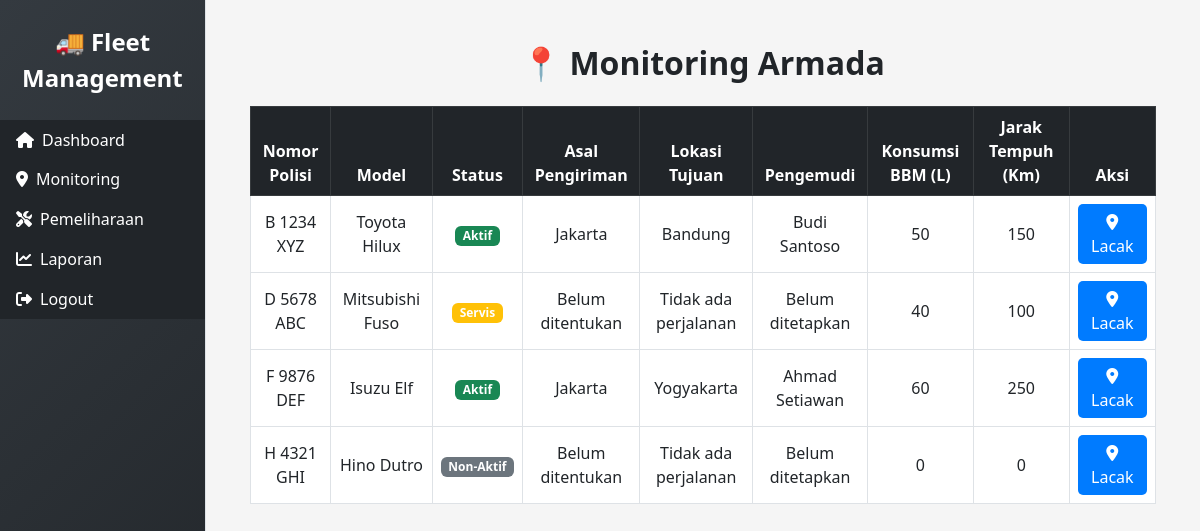
Screenshot of /monitoring.php with the database file from the repository.
### tables this page shows
CREATE TABLE `kendaraan` (
  `id_kendaraan` int(11) NOT NULL,
  `nomor_polisi` varchar(20) NOT NULL,
  `model` varchar(50) DEFAULT NULL,
  `status` enum('Aktif','Non-Aktif','Servis') DEFAULT 'Aktif'
);

CREATE TABLE `perjalanan` (
  `id_perjalanan` int(11) NOT NULL,
  `id_kendaraan` int(11) DEFAULT NULL,
  `id_pengemudi` int(11) DEFAULT NULL,
  `lokasi_awal` varchar(100) DEFAULT NULL,
  `lokasi_tujuan` varchar(100) DEFAULT NULL,
  `waktu_keberangkatan` datetime DEFAULT NULL,
  `waktu_tiba` datetime DEFAULT NULL
);

CREATE TABLE `pengemudi` (
  `id_pengemudi` int(11) NOT NULL,
  `nama` varchar(100) NOT NULL,
  `sim` varchar(50) DEFAULT NULL,
  `status` enum('Aktif','Cuti','Tidak Aktif') DEFAULT 'Aktif'
);

CREATE TABLE `konsumsi_bahan_bakar` (
  `id_bbm` int(11) NOT NULL,
  `id_kendaraan` int(11) DEFAULT NULL,
  `tanggal` date DEFAULT NULL,
  `jumlah_bahan_bakar` float DEFAULT NULL,
  `jarak_tempuh` float DEFAULT NULL
);

### monitoring.php (the view, shortened to what this page needs)
<?php
include 'config/db.php';
$monitoring_query = "SELECT k.id_kendaraan, k.nomor_polisi, k.model, k.status,
                            p.lokasi_awal, p.lokasi_tujuan, pg.nama AS pengemudi,
                            kb.jumlah_bahan_bakar, kb.jarak_tempuh
                     FROM kendaraan k
                     LEFT JOIN perjalanan p ON k.id_kendaraan = p.id_kendaraan AND p.waktu_tiba IS NULL
                     LEFT JOIN pengemudi pg ON p.id_pengemudi = pg.id_pengemudi
                     LEFT JOIN konsumsi_bahan_bakar kb ON k.id_kendaraan = kb.id_kendaraan";
$monitoring_result = $conn->query($monitoring_query);
?>
<!DOCTYPE html>
<html lang="en">
<head>
    <link href="https://cdn.jsdelivr.net/npm/bootstrap@5.3.0/dist/css/bootstrap.min.css" rel="stylesheet">
    <link rel="stylesheet" href="https://cdnjs.cloudflare.com/ajax/libs/font-awesome/6.4.0/css/all.min.css">
    <link rel="stylesheet" href="style.css">
    <link rel="stylesheet" href="https://unpkg.com/leaflet/dist/leaflet.css" />
</head>
<body>
<div class="d-flex" id="wrapper">
    <div class="bg-dark border-end" id="sidebar-wrapper">
        <div class="sidebar-heading text-white py-4 text-center fs-4">🚚 Fleet Management</div>
        <div class="list-group list-group-flush">
            <a href="dashboard.php" class="list-group-item list-group-item-action bg-dark text-white">
                <i class="fas fa-home me-2"></i>Dashboard
            </a>
            <a href="monitoring.php" class="list-group-item list-group-item-action bg-dark text-white active">
                <i class="fas fa-map-marker-alt me-2"></i>Monitoring
            </a>
            <a href="maintenance.php" class="list-group-item list-group-item-action bg-dark text-white">
                <i class="fas fa-tools me-2"></i>Pemeliharaan
            </a>
            <a href="reports.php" class="list-group-item list-group-item-action bg-dark text-white">
                <i class="fas fa-chart-line me-2"></i>Laporan
            </a>
            <a href="logout.php" class="list-group-item list-group-item-action bg-dark text-white">
                <i class="fas fa-sign-out-alt me-2"></i>Logout
            </a>
        </div>
    </div>
    <div id="page-content-wrapper">
        <div class="container-fluid px-4 mt-4">
            <h2 class="fw-bold text-center mb-4">📍 Monitoring Armada</h2>
            <div class="table-responsive">
                <table class="table table-bordered table-hover align-middle text-center">
                    <thead class="table-dark">
                        <tr>
                            <th>Nomor Polisi</th>
                            <th>Model</th>
                            <th>Status</th>
                            <th>Asal Pengiriman</th>
                            <th>Lokasi Tujuan</th>
                            <th>Pengemudi</th>
                            <th>Konsumsi BBM (L)</th>
                            <th>Jarak Tempuh (Km)</th>
                            <th>Aksi</th>
                        </tr>
                    </thead>
                    <tbody>
                        <?php while ($row = $monitoring_result->fetch_assoc()) : ?>
                            <tr>
                                <td><?php echo htmlspecialchars($row['nomor_polisi']); ?></td>
                                <td><?php echo htmlspecialchars($row['model']); ?></td>
                                <td>
                                    <?php
                                    $status = $row['status'];
                                    $badge_class = ($status == 'Aktif') ? 'success' : (($status == 'Servis') ? 'warning' : 'secondary');
                                    ?>
                                    <span class="badge bg-<?php echo $badge_class; ?>"><?php echo htmlspecialchars($status); ?></span>
                                </td>
                                <td><?php echo htmlspecialchars($row['lokasi_awal'] ?? 'Belum ditentukan'); ?></td>
                                <td><?php echo htmlspecialchars($row['lokasi_tujuan'] ?? 'Tidak ada perjalanan'); ?></td>
                                <td><?php echo htmlspecialchars($row['pengemudi'] ?? 'Belum ditetapkan'); ?></td>
                                <td><?php echo htmlspecialchars($row['jumlah_bahan_bakar'] ?? '0'); ?></td>
                                <td><?php echo htmlspecialchars($row['jarak_tempuh'] ?? '0'); ?></td>
                                <td>
                                    <button class="btn-lacak" onclick="showMap('<?php echo $row['nomor_polisi']; ?>')">
                                        <i class="fas fa-map-marker-alt"></i> Lacak
                                    </button>
                                </td>
                            </tr>
                        <?php endwhile; ?>
                    </tbody>
                </table>
            </div>
        </div>
    </div>
</div>
</body>
</html>

### style.css (style rules this page uses)
#sidebar-wrapper { min-height: 100vh; width: 250px; transition: all 0.3s ease; background: linear-gradient(135deg, #343a40, #212529); box-shadow: 2px 0 5px rgba(0, 0, 0, 0.1); }
.sidebar-heading { font-size: 1.6rem; font-weight: bold; color: #fff; text-align: center; padding: 20px 0; }
.list-group-item { transition: all 0.3s ease; border: none; font-weight: 500; color: #ddd; display: flex; align-items: center; }
.list-group-item i { margin-right: 10px; }
#page-content-wrapper { width: 100%; padding: 20px; background-color: #f5f5f5; min-height: 100vh; }

### monitoring.php (style rules this page uses)
.btn-lacak { background-color: #007bff; color: white; border: none; padding: 6px 12px; border-radius: 5px; }

### rows the page displays
kendaraan: nomor_polisi "B 1234 XYZ", model "Toyota Hilux", status "Aktif", perjalanan.lokasi_awal "Jakarta", perjalanan.lokasi_tujuan "Bandung", pengemudi.nama "Budi Santoso", konsumsi_bahan_bakar.jumlah_bahan_bakar "50", konsumsi_bahan_bakar.jarak_tempuh "150"
konsumsi_bahan_bakar: id_kendaraan.nomor_polisi "D 5678 ABC", id_kendaraan.model "Mitsubishi Fuso", id_kendaraan.status "Servis", lokasi_awal "Belum ditentukan", lokasi_tujuan "Tidak ada perjalanan", pengemudi "Belum ditetapkan", jumlah_bahan_bakar "40", jarak_tempuh "100"
kendaraan: nomor_polisi "F 9876 DEF", model "Isuzu Elf", status "Aktif", perjalanan.lokasi_awal "Jakarta", perjalanan.lokasi_tujuan "Yogyakarta", pengemudi.nama "Ahmad Setiawan", konsumsi_bahan_bakar.jumlah_bahan_bakar "60", konsumsi_bahan_bakar.jarak_tempuh "250"
kendaraan: nomor_polisi "H 4321 GHI", model "Hino Dutro", status "Non-Aktif", lokasi_awal "Belum ditentukan", lokasi_tujuan "Tidak ada perjalanan", pengemudi "Belum ditetapkan", jumlah_bahan_bakar "0", jarak_tempuh "0"
